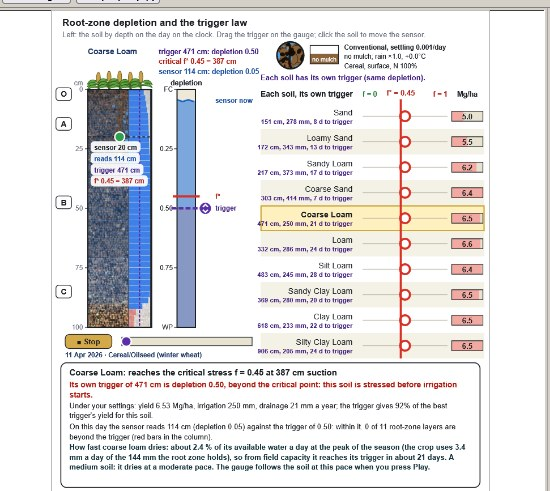
#> input picture Manuscripts/figures/shots_jpg/real_trigger_law.jpg, 550 x 491 px, found by its file name; its folder holds 5 pictures in this run
$ python p4_soft_callouts.py
#> lines starting #> are read from the running program, lines starting #| are printed output that depends on the picture
"""Paper 4, the three software screens of the figure 'fig:soft': hand-placed numbered callouts
(written to figures/annot/p4_fig-soft_<k>.png and results/annot_p4.json) and the equations behind each screen
(results/p4_soft_equations.json), which the supplement prints under every picture."""
import os, json
from PIL import Image, ImageDraw, ImageFont
ROOT = os.path.abspath(os.path.join(os.path.dirname(__file__), '../../..'))
SH = os.path.join(ROOT, 'Manuscripts/figures/shots_jpg'); AN = os.path.join(ROOT, 'Manuscripts/figures/annot'); os.makedirs(AN, exist_ok=True)
RED = (178, 34, 34)
def font(sz):
    for f in ['/usr/share/fonts/truetype/dejavu/DejaVuSans-Bold.ttf', '/usr/share/fonts/dejavu/DejaVuSans-Bold.ttf']:
        if os.path.exists(f): return ImageFont.truetype(f, sz)
    return ImageFont.load_default()
def draw(src, out, items, scale=1.0):
#> called with src = 'real_trigger_law.jpg', out = 'p4_fig-soft_0.png', scale = 2
    im = Image.open(os.path.join(SH, src)).convert('RGB')
#> im is the input picture: PIL image 550x491 RGB; mean R, G, B 228.2, 227.3, 227.7
    if scale != 1: im = im.resize((int(im.width * scale), int(im.height * scale)), Image.LANCZOS)
#> im: PIL image 1100x982 RGB
    d = ImageDraw.Draw(im); r = max(11, int(im.width / 70)); F = font(int(r * 1.15)); w = max(2, r // 5)
#> after `r = max(11, int(im.width / 70))`: r = 15
#> after `w = max(2, r // 5)`: w = 3
    for n, (pt, off, _) in enumerate(items, 1):
        x, y = pt[0] * scale, pt[1] * scale; cx, cy = x + off[0] * scale, y + off[1] * scale
        d.line([(x, y), (cx, cy)], fill=RED, width=w); d.ellipse([x - w * 1.5, y - w * 1.5, x + w * 1.5, y + w * 1.5], fill=RED)
        d.ellipse([cx - r, cy - r, cx + r, cy + r], fill='white', outline=RED, width=w)
        d.text((cx, cy), str(n), fill=RED, font=F, anchor='mm')
    im.save(os.path.join(AN, out), quality=92)
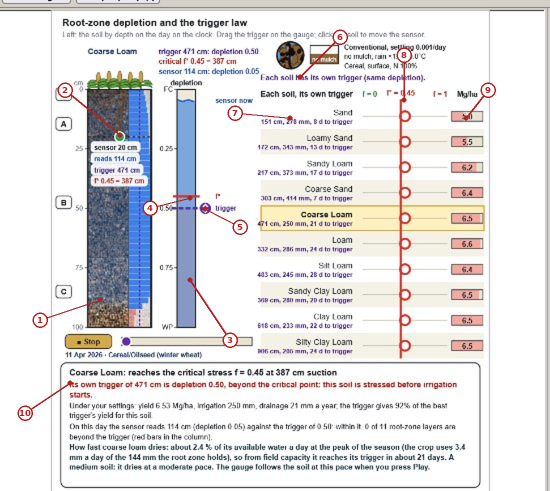
#> saved as p4_fig-soft_0.png: PIL image 1100x982 RGB (shown at 1/2 size); mean R, G, B 227.4, 225.6, 226
    return [t for *_, t in items]
# ------------------------------------------------------------------ screen 1: root-zone depletion and the trigger law
S1 = [((100, 300), (-60, 20), 'The soil column of the chosen soil (coarse loam) from 0 to 100\\,cm, coloured by its water content on the day shown; the roots are drawn to their depth.'),
      ((120, 135), (-55, -45), 'The sensor at 20\\,cm (green dot). Its box reads the suction of the day (114\\,cm), the trigger (471\\,cm) and the critical suction $h^*$ of $f^*=0.45$ (387\\,cm) for this soil.'),
      ((190, 280), (40, 60), 'The depletion gauge: $f=0$ at field capacity (FC, top) to $f=1$ at the wilting point (WP, bottom). The blue fill is the water left on the day.'),
      ((190, 198), (-40, 10), 'The red line $f^*$: the depletion beyond which the simulated yield falls by more than 5 %; the same 0.45 for every soil.'),
      ((205, 209), (35, 18), 'The trigger (purple dot) at depletion 0.50. Dragging it moves the trigger; it sits below the red line, so this setting stresses the crop before irrigating.'),
      ((300, 77), (40, -40), 'Header of the right panel: each soil gets its own trigger for the same depletion, because the same depletion is reached at a different suction in every soil.'),
      ((290, 118), (-55, -5), 'One soil row (sand): the suction at which this soil reaches the same depletion, the simulated irrigation of a year with that trigger and the days from field capacity to the trigger, ``151\\,cm, 278\\,mm, 8 d to trigger\'\'.'),
      ((404, 100), (0, -45), 'The red column $f^*=0.45$; the circle on each row marks where the trigger of the left panel lies on that soil\'s depletion scale.'),
      ((466, 118), (22, -28), 'Yield boxes (Mg/ha): the simulated yield with that soil\'s trigger. Equal yields across soils are the point of soil-specific triggers.'),
      ((70, 383), (-45, 30), 'The diagnosis in words: the trigger, the critical point, the season totals and how fast the soil dries (2.4 % of its available water a day; trigger reached in about 21 days).')]
L1 = draw('real_trigger_law.jpg', 'p4_fig-soft_0.png', S1, scale=2.0)
E1 = [r'Depletion of a soil at suction $h$ (0 at field capacity, 1 at the wilting point): $f(h)=\dfrac{S_e(100)-S_e(h)}{S_e(100)-S_e(15\,849)}$, with $S_e(h)=[1+(\alpha h)^n]^{-(1-1/n)}$; 100\,cm is field capacity and 15\,849\,cm ($pF=4.2$) the wilting point.',
      r'Critical suction of a soil for the common depletion $f^*=0.45$: $S_e^*=S_e(100)-f^*[S_e(100)-S_e(15\,849)]$, then $h^*=\alpha^{-1}\bigl[(S_e^*)^{-1/m}-1\bigr]^{1/n}$, $m=1-1/n$. For coarse loam this gives 387\,cm, the number in the sensor box.',
      r'The trigger of a soil for depletion $f_t$ is found the same way with $f_t$ in place of $f^*$ (471\,cm for $f_t=0.50$); the program solves $f(h)=f_t$ by bisection on $\log_{10}h$.',
      r'Readily available water: $\mathrm{RAW}=f_t\cdot\mathrm{TAW}$, with $\mathrm{TAW}$ the available water of the root zone (144\,mm here).',
      r'Days from field capacity to the trigger: $t=f_t\,\mathrm{TAW}/ET_c$; for coarse loam $0.50\times144/3.4\approx21$\,days, as written in the diagnosis.',
      r'The reach of the article decides whether the trigger can ever be read: if $h_t>h_c$ (\cref{eq:s-hc}) the crop cannot dry the soil to the trigger and the trigger is blind.']
# ------------------------------------------------------------------ screen 2: matric potential of the field
S2 = [((150, 700), (-90, -60), 'Legend of the map: matric potential now as suction in kPa on a log scale (33\\,kPa = field capacity, 1\\,500\\,kPa = wilting point); red is dry, blue is wet.'),
      ((950, 410), (-110, 40), 'The field, divided into map cells; each cell has its own retention curve and its own water content now, so the suction varies within the field.'),
      ((1400, 140), (-60, -95), 'Retention of the field: field capacity, wilting point and available water, as the mean of the cells and the 10 % and 90 % cells.'),
      ((1260, 225), (-110, 10), 'Days to the trigger ($f=0.50$, roots 15\\,cm, $ET_c=0.8$\\,mm/day): 6.7 days on average, 3.5 for the driest cells.'),
      ((1500, 410), (40, 110), 'The retention curves of the driest, median and most retentive cells: water content against suction (kPa, log scale), with field capacity and wilting point as vertical lines.'),
      ((1450, 432), (-60, 120), 'The state points: where each of the three cells is today on its curve (the ``now'' lines give the water content and suction).'),
      ((912, 582), (-90, 60), 'The water source chosen for the field (river intake), joined to the field by the dashed line.'),
      ((150, 812), (180, 40), 'The note that the map is an estimate from the SWAFL water balance; sensors placed on the map replace the estimate by measurements.')]
L2 = draw('zaria_matric_potential.jpg', 'p4_fig-soft_1.png', S2)
#> (the run stopped early here; a loop or call above may not have finished)
